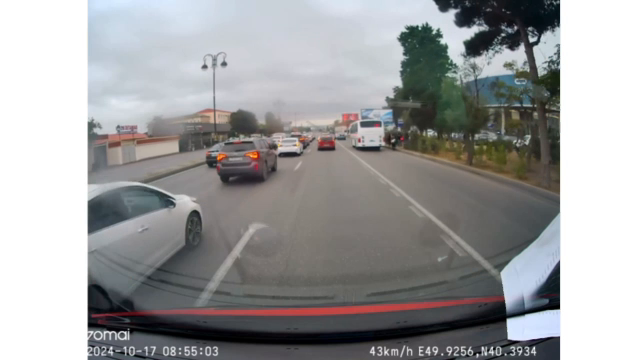
#> input picture frame 33 of advertisement_banner_detection/data/videos/IMG_0323.mp4, 640 x 360 px
$ python edgedetect.py
#> lines starting #> are read from the running program, lines starting #| are printed output that depends on the picture; after the words box and inside, x2 and y2 are one past the last pixel; in counts of white or black regions, pixels touching at a corner belong together
import cv2
import os
import numpy as np

# Paths
video_path = r"C:\Users\user\Downloads\sdp_cv\advertisement_banner_detection\data\videos\IMG_0323.mp4"
frames_folder = r"C:\Users\user\Downloads\sdp_cv\advertisement_banner_detection\data\frames"

# Debugging
print(f"Video path being used: {video_path}")

# Ensure the frames folder exists
os.makedirs(frames_folder, exist_ok=True)

# Parameters
max_frames = 180

def process_video_and_detect_lines(video_path, frames_folder, skip_frames=1):
#> called with skip_frames = 1
    if not os.path.exists(video_path):
        print(f"Error: Video file not found at {video_path}")
        return

    cap = cv2.VideoCapture(video_path)
    if not cap.isOpened():
        print(f"Error: Failed to open video file {video_path}")
        return

    print(f"Processing video: {video_path}")

    frame_count = 0
    saved_frame_count = 0

    while cap.isOpened():
        ret, frame = cap.read()
#> frame is the input picture: shape (360, 640, 3); mean B, G, R 159.4, 158.7, 158.4
        if not ret or frame is None or saved_frame_count >= max_frames:
            break

        # Process only every `skip_frames` frame
        if frame_count % skip_frames == 0:
            processed_frame = detect_lines_on_frame(frame)
            frame_filename = os.path.join(frames_folder, f"frame_{saved_frame_count:04d}.jpg")
            cv2.imwrite(frame_filename, processed_frame)
            saved_frame_count += 1
            print(f"Processed and saved frame: {frame_filename}")

        frame_count += 1

    cap.release()

def detect_lines_on_frame(frame):
    gray = cv2.cvtColor(frame, cv2.COLOR_BGR2GRAY)
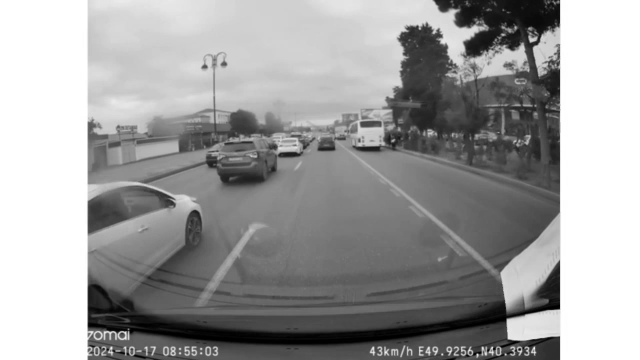
#> gray: shape (360, 640); min 0, max 255, mean 158.7
    edges = cv2.Canny(gray, 50, 150, apertureSize=3)
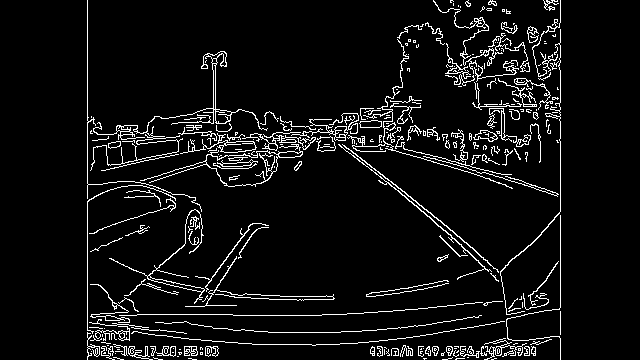
#> edges: shape (360, 640); 6.4% white in thin lines or dots, all inside (x1, y1, x2, y2) = (87, 0, 561, 360)

    # Get frame dimensions
    height, width = edges.shape
#> height = 360; width = 640

    # Crop the top-right corner (adjust the dimensions as necessary)
    cropped_edges = edges[0:int(height/2), int(width/2):width]
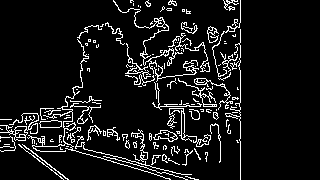
#> cropped_edges: shape (180, 320); 8.8% white in thin lines or dots, all inside (x1, y1, x2, y2) = (0, 0, 241, 180)

    # Detect lines using Hough Transform
    lines = cv2.HoughLinesP(cropped_edges, rho=1, theta=np.pi/180, threshold=100, minLineLength=50, maxLineGap=10)
#> lines = [[240, 179, 240, 0], [41, 136, 198, 179]]

    if lines is not None:
        for line in lines:
            x1, y1, x2, y2 = line[0]
            cv2.line(frame, (x1 + int(width / 2), y1), (x2 + int(width / 2), y2), (0, 255, 0), 2)
#> this loop made 2 passes
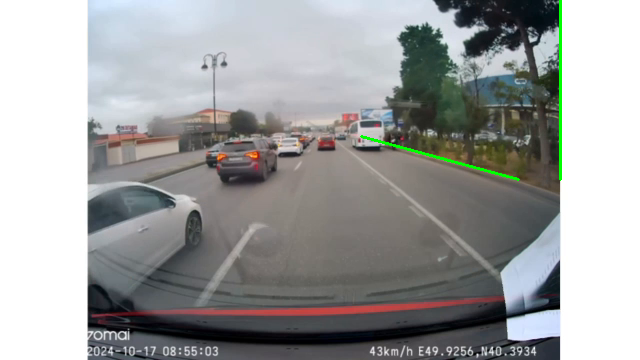
#> frame: shape (360, 640, 3); 0.44% of pixels changed, all inside (x1, y1, x2, y2) = (360, 0, 562, 181)

    return frame

# Execute the processing
process_video_and_detect_lines(video_path, frames_folder, skip_frames=1)

$ run again, starting later in the video
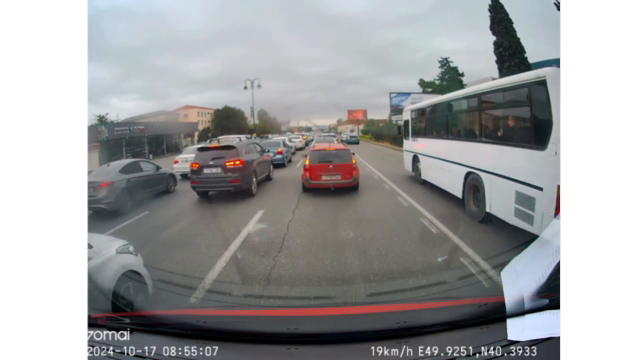
#> input picture frame 148 of advertisement_banner_detection/data/videos/IMG_0323.mp4, 640 x 360 px
#> in process_video_and_detect_lines, frame is the input picture: shape (360, 640, 3); mean B, G, R 162.5, 161.6, 161
#> in detect_lines_on_frame, `edges = cv2.Canny(gray, 50, 150, apertureSize=3)`:
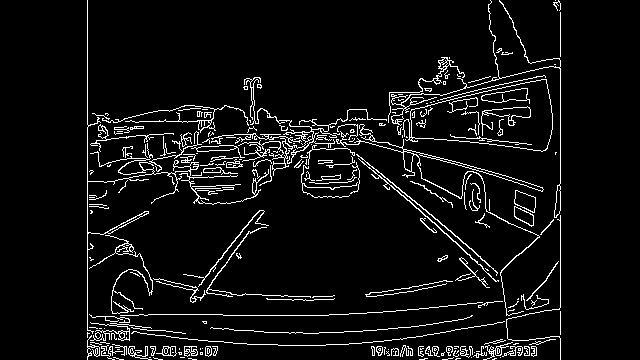
#> edges: shape (360, 640); 6.2% white in thin lines or dots, all inside (x1, y1, x2, y2) = (87, 0, 561, 360)
#> cropped_edges: shape (180, 320); 6.3% white in thin lines or dots, all inside (x1, y1, x2, y2) = (0, 0, 241, 180)
#> lines = [[240, 179, 240, 3], [127, 97, 218, 76], [69, 114, 221, 79], [8, 128, 194, 178]]
#> the loop in detect_lines_on_frame, `for line in lines:` made 4 passes
#> after the loop in detect_lines_on_frame, `for line in lines:`:
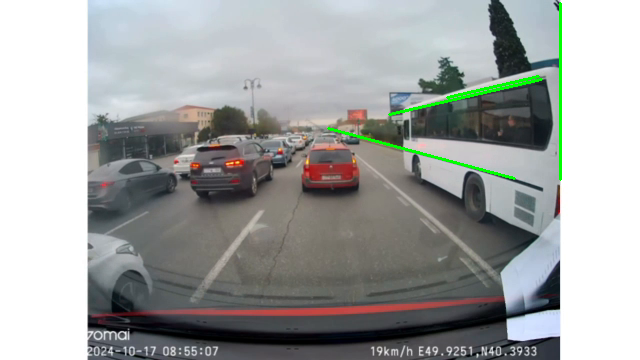
#> frame: shape (360, 640, 3); 0.79% of pixels changed, all inside (x1, y1, x2, y2) = (327, 2, 562, 181)

$ run again, starting later in the video
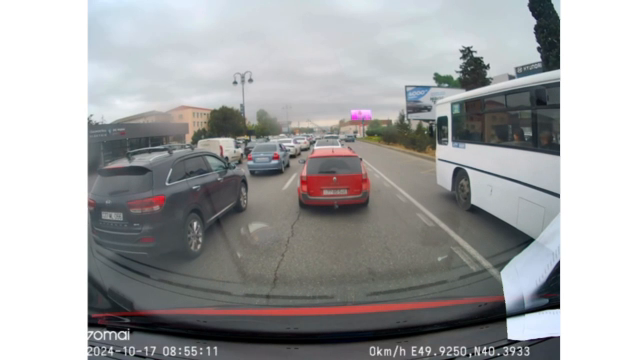
#> input picture frame 264 of advertisement_banner_detection/data/videos/IMG_0323.mp4, 640 x 360 px
#> in process_video_and_detect_lines, frame is the input picture: shape (360, 640, 3); mean B, G, R 166, 165.1, 164.5
#> in detect_lines_on_frame, `edges = cv2.Canny(gray, 50, 150, apertureSize=3)`:
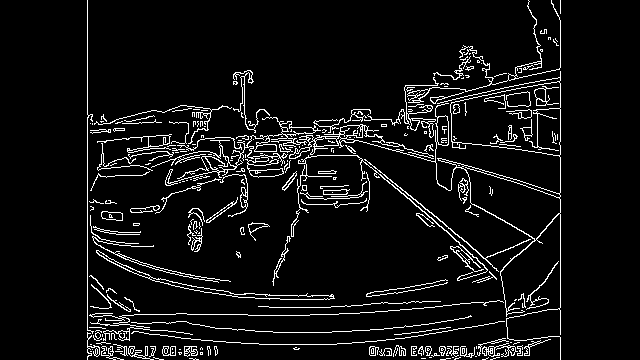
#> edges: shape (360, 640); 6.7% white in thin lines or dots, all inside (x1, y1, x2, y2) = (87, 0, 561, 360)
#> cropped_edges: shape (180, 320); 6.9% white in thin lines or dots, all inside (x1, y1, x2, y2) = (0, 0, 241, 180)
#> lines = [[240, 179, 240, 0], [136, 98, 221, 80], [112, 106, 224, 83], [91, 152, 186, 179]]
#> the loop in detect_lines_on_frame, `for line in lines:` made 4 passes
#> after the loop in detect_lines_on_frame, `for line in lines:`:
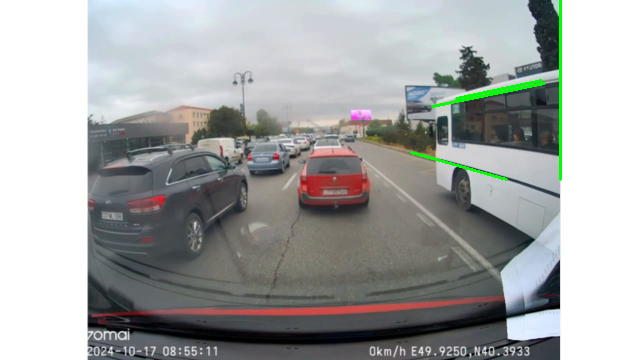
#> frame: shape (360, 640, 3); 0.61% of pixels changed, all inside (x1, y1, x2, y2) = (410, 0, 562, 181)
